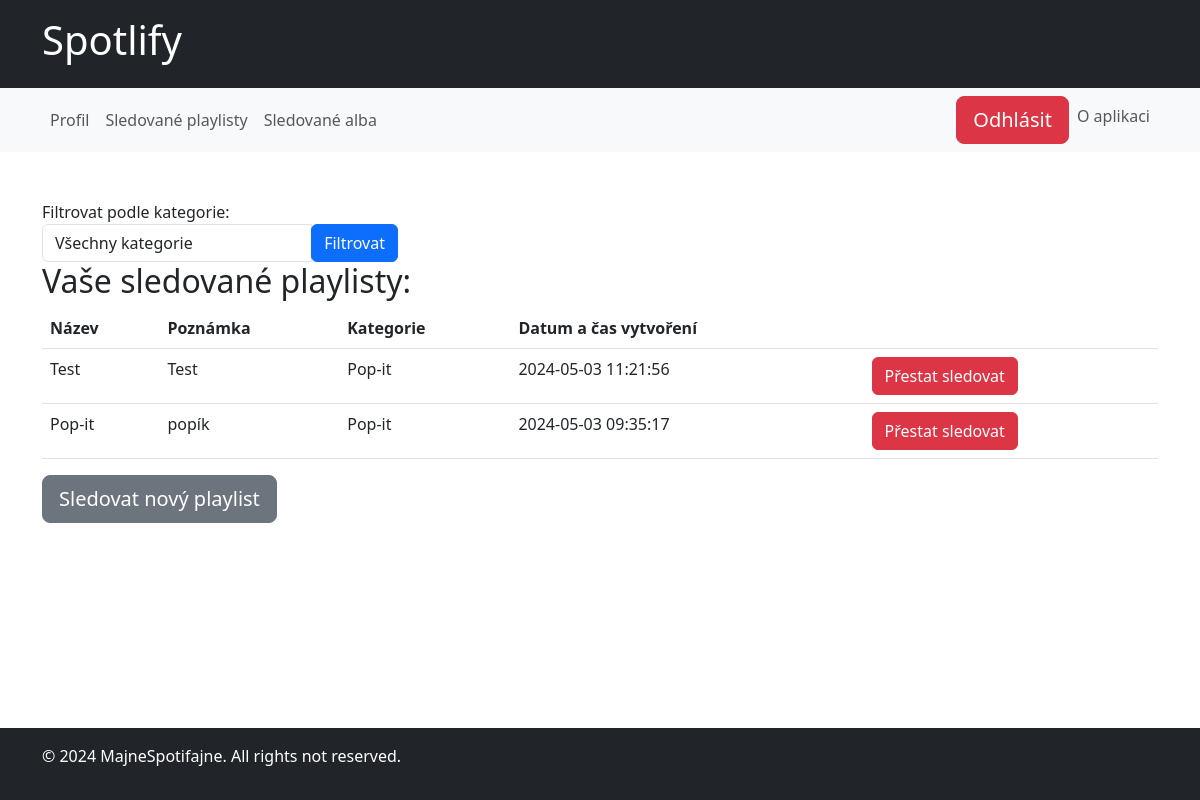
Page /followingPlaylists (signed in) on the earlier database version.
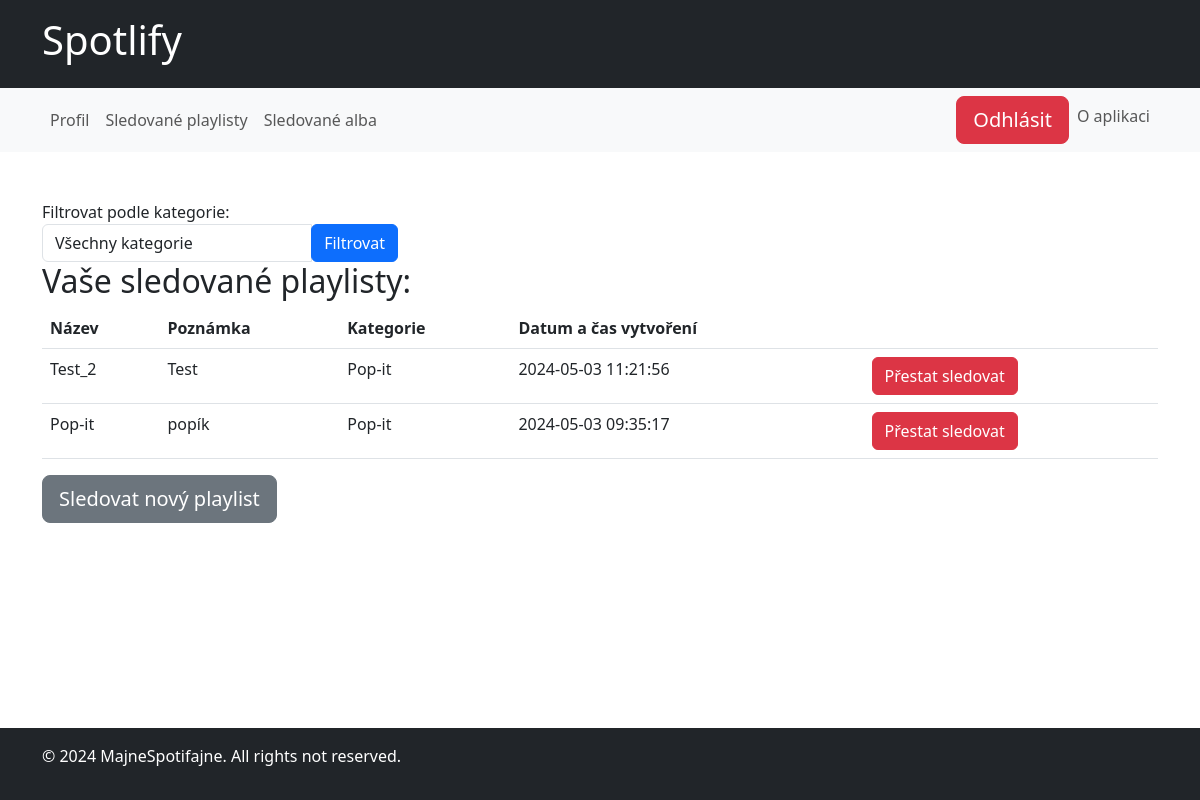
Same page on the later database version.
### spotify/models.py (models this page shows, shortened)
class AccountFollowedPlaylists(models.Model):
    account = models.ForeignKey(Account, on_delete=models.CASCADE)
    playlist = models.ForeignKey(Playlist, on_delete=models.CASCADE)

class Playlist(models.Model):
    playlist_id = models.AutoField(primary_key=True)
    playlist_name = models.CharField(max_length=30)
    playlist_create_date = models.DateTimeField(auto_now_add=True)
    playlist_note = models.CharField(max_length=30, null=True, blank=True)
    playlist_category = models.ForeignKey(Category, on_delete=models.CASCADE, null=False, default=None)
    creator_account = models.ForeignKey(Account, on_delete=models.CASCADE, null=False, default=None)

class Category(models.Model):
    category_id = models.AutoField(primary_key=True)
    category_name = models.CharField(max_length=20)
    def __str__(self):
        return self.category_name

### spotify/views.py (the view)
# urls.py: path('followingPlaylists', views.followingPlaylists, name='followingPlaylists'),
def followingPlaylists(request):
    logged_in_user = request.session.get('logged_in_user')
    if logged_in_user:
        try:
            account = Account.objects.get(username=logged_in_user)
            following_playlists = AccountFollowedPlaylists.objects.filter(account=account)
            available_playlists = Playlist.objects.exclude(accountfollowedplaylists__account=account).exclude(creator_account=account)
            categories = Category.objects.all()
            selected_category = request.GET.get('category')
            if selected_category:
                following_playlists = following_playlists.filter(playlist__playlist_category__category_name=selected_category)
            return render(request, 'FollowingPlaylists.html',{'account': account,
                                                              'followingPlaylists': following_playlists,
                                                              'categories':categories,
                                                              'availablePlaylists': available_playlists})
        except Account.DoesNotExist:
            return redirect('userLogin')
    else:
        return redirect('userLogin')

### Templates/FollowingPlaylists.html (shortened to what this page needs)
{% extends "UserLayout.html" %}
{% block content %}
<div class="row">
    <div class="col-md-4">
        <form method="GET" action="{% url 'followingPlaylists' %}">
            <div class="form-group">
                <label for="category-filter">Filtrovat podle kategorie:</label>
                <div class="input-group">
                    <select class="form-control" id="category-filter" name="category">
                        <option value="" {% if not selected_category %}selected{% endif %}>Všechny kategorie</option>
                    </select>
                    <div class="input-group-append">
                        <button type="submit" class="btn btn-primary">Filtrovat</button>
                    </div>
                </div>
            </div>
        </form>
    </div>
</div>
<div class="row">
    <div class="col">
        <h2>Vaše sledované playlisty:</h2>
        <table class="table">
            <thead class="thead-dark">
            <tr>
                <th scope="col">Název</th>
                <th scope="col">Poznámka</th>
                <th scope="col">Kategorie</th>
                <th scope="col">Datum a čas vytvoření</th>
                <th scope="col"></th>
            </tr>
            </thead>
            <tbody>
            {% for followingPlaylist in followingPlaylists %}
            <tr>
                <td>{{ followingPlaylist.playlist.playlist_name }}</td>
                <td>{{ followingPlaylist.playlist.playlist_note }}</td>
                <td>{{ followingPlaylist.playlist.playlist_category }}</td>
                <td>{{ followingPlaylist.playlist.playlist_create_date|date:"Y-m-d H:i:s" }}</td>
                <td>
                    <form action="{% url 'unfollowPlaylist' followingPlaylist.playlist.playlist_id %}" method="post">
                        <button type="submit" class="btn btn-danger">Přestat sledovat</button>
                    </form>
                </td>
            </tr>
            {% endfor %}
            </tbody>
        </table>
        <a href="{% url 'openNewFollowPlaylist' %}" class="btn btn-secondary btn-lg btn-block">Sledovat nový
            playlist</a>
    </div>
</div>
{% endblock %}

Differences in the rows shown:
changed through a linked row, AccountFollowedPlaylists "Test": playlist.playlist_name "Test" → "Test_2"
